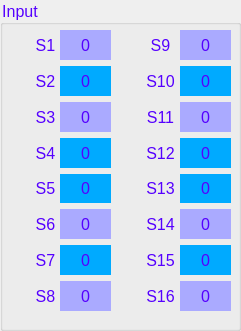
   <widget class="QGroupBox" name="groupBox_7">
    <property name="geometry">
     <rect>
      <x>530</x>
      <y>130</y>
      <width>241</width>
      <height>331</height>
     </rect>
    </property>
    <property name="font">
     <font>
      <pointsize>12</pointsize>
      <weight>50</weight>
      <bold>false</bold>
     </font>
    </property>
    <property name="styleSheet">
     <string notr="true">color: rgb(85, 0, 255);
</string>
    </property>
    <property name="title">
     <string>Input</string>
    </property>
    <widget class="QWidget" name="layoutWidget">
     <property name="geometry">
      <rect>
       <x>180</x>
       <y>30</y>
       <width>51</width>
       <height>281</height>
      </rect>
     </property>
     <layout class="QVBoxLayout" name="verticalLayout_3">
      <item>
       <widget class="QLabel" name="labelS9">
        <property name="font">
         <font>
          <pointsize>12</pointsize>
         </font>
        </property>
        <property name="styleSheet">
         <string notr="true">background-color: rgb(170, 170, 255);
</string>
        </property>
        <property name="text">
         <string>0</string>
        </property>
        <property name="alignment">
         <set>Qt::AlignCenter</set>
        </property>
       </widget>
      </item>
      <item>
       <widget class="QLabel" name="labelS10">
        <property name="font">
         <font>
          <pointsize>12</pointsize>
         </font>
        </property>
        <property name="styleSheet">
         <string notr="true">background-color: rgb(0, 170, 255);</string>
        </property>
        <property name="text">
         <string>0</string>
        </property>
        <property name="alignment">
         <set>Qt::AlignCenter</set>
        </property>
       </widget>
      </item>
      <item>
       <widget class="QLabel" name="labelS11">
        <property name="font">
         <font>
          <pointsize>12</pointsize>
         </font>
        </property>
        <property name="styleSheet">
         <string notr="true">background-color: rgb(170, 170, 255);</string>
        </property>
        <property name="text">
         <string>0</string>
        </property>
        <property name="alignment">
         <set>Qt::AlignCenter</set>
        </property>
       </widget>
      </item>
      <item>
       <widget class="QLabel" name="labelS12">
        <property name="font">
         <font>
          <pointsize>12</pointsize>
         </font>
        </property>
        <property name="styleSheet">
         <string notr="true">background-color: rgb(0, 170, 255);</string>
        </property>
        <property name="text">
         <string>0</string>
        </property>
        <property name="alignment">
         <set>Qt::AlignCenter</set>
        </property>
       </widget>
      </item>
      <item>
       <widget class="QLabel" name="labelS13">
        <property name="font">
         <font>
          <pointsize>12</pointsize>
         </font>
        </property>
        <property name="styleSheet">
         <string notr="true">background-color: rgb(0, 170, 255);</string>
        </property>
        <property name="text">
         <string>0</string>
        </property>
        <property name="alignment">
         <set>Qt::AlignCenter</set>
        </property>
       </widget>
      </item>
      <item>
       <widget class="QLabel" name="labelS14">
        <property name="font">
         <font>
          <pointsize>12</pointsize>
         </font>
        </property>
        <property name="styleSheet">
         <string notr="true">background-color: rgb(170, 170, 255);</string>
        </property>
        <property name="text">
         <string>0</string>
        </property>
        <property name="alignment">
         <set>Qt::AlignCenter</set>
        </property>
       </widget>
      </item>
      <item>
       <widget class="QLabel" name="labelS15">
        <property name="font">
         <font>
          <pointsize>12</pointsize>
         </font>
        </property>
        <property name="styleSheet">
         <string notr="true">background-color: rgb(0, 170, 255);</string>
        </property>
        <property name="text">
         <string>0</string>
        </property>
        <property name="alignment">
         <set>Qt::AlignCenter</set>
        </property>
       </widget>
      </item>
      <item>
       <widget class="QLabel" name="labelS16">
        <property name="font">
         <font>
          <pointsize>12</pointsize>
         </font>
        </property>
        <property name="styleSheet">
         <string notr="true">background-color: rgb(170, 170, 255);</string>
        </property>
        <property name="text">
         <string>0</string>
        </property>
        <property name="alignment">
         <set>Qt::AlignCenter</set>
        </property>
       </widget>
      </item>
     </layout>
    </widget>
    <widget class="QWidget" name="layoutWidget_2">
     <property name="geometry">
      <rect>
       <x>140</x>
       <y>30</y>
       <width>41</width>
       <height>281</height>
      </rect>
     </property>
     <layout class="QVBoxLayout" name="verticalLayout_4">
      <item>
       <widget class="QLabel" name="label_18">
        <property name="font">
         <font>
          <pointsize>12</pointsize>
         </font>
        </property>
        <property name="text">
         <string>S9</string>
        </property>
        <property name="alignment">
         <set>Qt::AlignCenter</set>
        </property>
       </widget>
      </item>
      <item>
       <widget class="QLabel" name="label_19">
        <property name="font">
         <font>
          <pointsize>12</pointsize>
         </font>
        </property>
        <property name="text">
         <string>S10</string>
        </property>
        <property name="alignment">
         <set>Qt::AlignCenter</set>
        </property>
       </widget>
      </item>
      <item>
       <widget class="QLabel" name="label_20">
        <property name="font">
         <font>
          <pointsize>12</pointsize>
         </font>
        </property>
        <property name="text">
         <string>S11</string>
        </property>
        <property name="alignment">
         <set>Qt::AlignCenter</set>
        </property>
       </widget>
      </item>
      <item>
       <widget class="QLabel" name="label_21">
        <property name="font">
         <font>
          <pointsize>12</pointsize>
         </font>
        </property>
        <property name="text">
         <string>S12</string>
        </property>
        <property name="alignment">
         <set>Qt::AlignCenter</set>
        </property>
       </widget>
      </item>
      <item>
       <widget class="QLabel" name="label_22">
        <property name="font">
         <font>
          <pointsize>12</pointsize>
         </font>
        </property>
        <property name="text">
         <string>S13</string>
        </property>
        <property name="alignment">
         <set>Qt::AlignCenter</set>
        </property>
       </widget>
      </item>
      <item>
       <widget class="QLabel" name="label_23">
        <property name="font">
         <font>
          <pointsize>12</pointsize>
         </font>
        </property>
        <property name="text">
         <string>S14</string>
        </property>
        <property name="alignment">
         <set>Qt::AlignCenter</set>
        </property>
       </widget>
      </item>
      <item>
       <widget class="QLabel" name="label_24">
        <property name="font">
         <font>
          <pointsize>12</pointsize>
         </font>
        </property>
        <property name="text">
         <string>S15</string>
        </property>
        <property name="alignment">
         <set>Qt::AlignCenter</set>
        </property>
       </widget>
      </item>
      <item>
       <widget class="QLabel" name="label_25">
        <property name="font">
         <font>
          <pointsize>12</pointsize>
         </font>
        </property>
        <property name="text">
         <string>S16</string>
        </property>
        <property name="alignment">
         <set>Qt::AlignCenter</set>
        </property>
       </widget>
      </item>
     </layout>
    </widget>
    <widget class="QWidget" name="layoutWidget">
     <property name="geometry">
      <rect>
       <x>60</x>
       <y>30</y>
       <width>51</width>
       <height>281</height>
      </rect>
     </property>
     <layout class="QVBoxLayout" name="verticalLayout">
      <item>
       <widget class="QLabel" name="labelS1">
        <property name="font">
         <font>
          <pointsize>12</pointsize>
         </font>
        </property>
        <property name="styleSheet">
         <string notr="true">background-color: rgb(170, 170, 255);
</string>
        </property>
        <property name="text">
         <string>0</string>
        </property>
        <property name="alignment">
         <set>Qt::AlignCenter</set>
        </property>
       </widget>
      </item>
      <item>
       <widget class="QLabel" name="labelS2">
        <property name="font">
         <font>
          <pointsize>12</pointsize>
         </font>
        </property>
        <property name="styleSheet">
         <string notr="true">background-color: rgb(0, 170, 255);</string>
        </property>
        <property name="text">
         <string>0</string>
        </property>
        <property name="alignment">
         <set>Qt::AlignCenter</set>
        </property>
       </widget>
      </item>
      <item>
       <widget class="QLabel" name="labelS3">
        <property name="font">
         <font>
          <pointsize>12</pointsize>
         </font>
        </property>
        <property name="styleSheet">
         <string notr="true">background-color: rgb(170, 170, 255);</string>
        </property>
        <property name="text">
         <string>0</string>
        </property>
        <property name="alignment">
         <set>Qt::AlignCenter</set>
        </property>
       </widget>
      </item>
      <item>
       <widget class="QLabel" name="labelS4">
        <property name="font">
         <font>
          <pointsize>12</pointsize>
         </font>
        </property>
        <property name="styleSheet">
         <string notr="true">background-color: rgb(0, 170, 255);</string>
        </property>
        <property name="text">
         <string>0</string>
        </property>
        <property name="alignment">
         <set>Qt::AlignCenter</set>
        </property>
       </widget>
      </item>
      <item>
       <widget class="QLabel" name="labelS5">
        <property name="font">
         <font>
          <pointsize>12</pointsize>
         </font>
        </property>
        <property name="styleSheet">
         <string notr="true">background-color: rgb(0, 170, 255);</string>
        </property>
        <property name="text">
         <string>0</string>
        </property>
        <property name="alignment">
         <set>Qt::AlignCenter</set>
        </property>
       </widget>
      </item>
      <item>
       <widget class="QLabel" name="labelS6">
        <property name="font">
         <font>
          <pointsize>12</pointsize>
         </font>
        </property>
        <property name="styleSheet">
         <string notr="true">background-color: rgb(170, 170, 255);</string>
        </property>
        <property name="text">
         <string>0</string>
        </property>
        <property name="alignment">
         <set>Qt::AlignCenter</set>
        </property>
       </widget>
      </item>
      <item>
       <widget class="QLabel" name="labelS7">
        <property name="font">
         <font>
          <pointsize>12</pointsize>
         </font>
        </property>
        <property name="styleSheet">
         <string notr="true">background-color: rgb(0, 170, 255);</string>
        </property>
        <property name="text">
         <string>0</string>
        </property>
        <property name="alignment">
         <set>Qt::AlignCenter</set>
        </property>
       </widget>
      </item>
      <item>
       <widget class="QLabel" name="labelS8">
        <property name="font">
         <font>
          <pointsize>12</pointsize>
         </font>
        </property>
        <property name="styleSheet">
         <string notr="true">background-color: rgb(170, 170, 255);</string>
        </property>
        <property name="text">
         <string>0</string>
        </property>
        <property name="alignment">
         <set>Qt::AlignCenter</set>
        </property>
       </widget>
      </item>
     </layout>
    </widget>
    <widget class="QWidget" name="layoutWidget">
     <property name="geometry">
      <rect>
       <x>30</x>
       <y>30</y>
       <width>31</width>
       <height>281</height>
      </rect>
     </property>
     <layout class="QVBoxLayout" name="verticalLayout_2">
      <item>
       <widget class="QLabel" name="label_4">
        <property name="font">
         <font>
          <pointsize>12</pointsize>
         </font>
        </property>
        <property name="text">
         <string>S1</string>
        </property>
        <property name="alignment">
         <set>Qt::AlignCenter</set>
        </property>
       </widget>
      </item>
      <item>
       <widget class="QLabel" name="label_5">
        <property name="font">
         <font>
          <pointsize>12</pointsize>
         </font>
        </property>
        <property name="text">
         <string>S2</string>
        </property>
        <property name="alignment">
         <set>Qt::AlignCenter</set>
        </property>
       </widget>
      </item>
      <item>
       <widget class="QLabel" name="label_6">
        <property name="font">
         <font>
          <pointsize>12</pointsize>
         </font>
        </property>
        <property name="text">
         <string>S3</string>
        </property>
        <property name="alignment">
         <set>Qt::AlignCenter</set>
        </property>
       </widget>
      </item>
      <item>
       <widget class="QLabel" name="label_7">
        <property name="font">
         <font>
          <pointsize>12</pointsize>
         </font>
        </property>
        <property name="text">
         <string>S4</string>
        </property>
        <property name="alignment">
         <set>Qt::AlignCenter</set>
        </property>
       </widget>
      </item>
      <item>
       <widget class="QLabel" name="label_8">
        <property name="font">
         <font>
          <pointsize>12</pointsize>
         </font>
        </property>
        <property name="text">
         <string>S5</string>
        </property>
        <property name="alignment">
         <set>Qt::AlignCenter</set>
        </property>
       </widget>
      </item>
      <item>
       <widget class="QLabel" name="label_13">
        <property name="font">
         <font>
          <pointsize>12</pointsize>
         </font>
        </property>
        <property name="text">
         <string>S6</string>
        </property>
        <property name="alignment">
         <set>Qt::AlignCenter</set>
        </property>
       </widget>
      </item>
      <item>
       <widget class="QLabel" name="label_14">
        <property name="font">
         <font>
          <pointsize>12</pointsize>
         </font>
        </property>
        <property name="text">
         <string>S7</string>
        </property>
        <property name="alignment">
         <set>Qt::AlignCenter</set>
        </property>
       </widget>
      </item>
      <item>
       <widget class="QLabel" name="label_15">
        <property name="font">
         <font>
          <pointsize>12</pointsize>
         </font>
        </property>
        <property name="text">
         <string>S8</string>
        </property>
        <property name="alignment">
         <set>Qt::AlignCenter</set>
        </property>
       </widget>
      </item>
     </layout>
    </widget>
   </widget>
